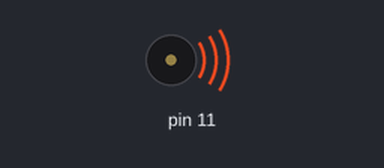
The sketch below on a simulated Arduino Uno, built with avr-gcc and run on an emulated ATmega328P. Shown: buzzer (waves = sounding).

Above: at 0.1 s.
At 29.9 s:
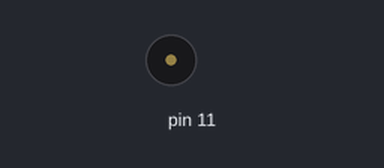
Timing chart, 0 to 31.4 s (numbered marks = the images above):
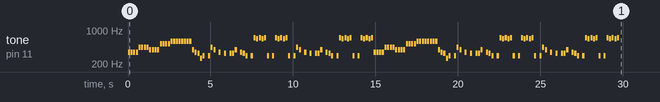

The sketch:

AudioPlayer.ino
```cpp
#include "pitches.h"

// 值定义在pitches中
int melody[] = {
NOTE_F4, NOTE_F4, NOTE_F4, NOTE_F4, NOTE_A4,NOTE_A4,NOTE_A4,NOTE_A4,
NOTE_G4,NOTE_G4,NOTE_G4,NOTE_G4, NOTE_C5,NOTE_C5,NOTE_C5,NOTE_C5,
NOTE_D5,NOTE_D5,NOTE_D5,NOTE_D5,NOTE_D5,NOTE_D5,NOTE_D5,NOTE_D5,
NOTE_G4,NOTE_F4,NOTE_E4,NOTE_C4,NOTE_D4,0,NOTE_D4,NOTE_A4,
NOTE_G4,0,NOTE_F4,0,NOTE_E4,0,NOTE_E4,NOTE_E4,
NOTE_G4,0,NOTE_F4,NOTE_E4,NOTE_D4,0,NOTE_D4,NOTE_F5,
NOTE_E5,NOTE_F5,NOTE_E5,NOTE_F5,NOTE_D4,0,NOTE_D4,NOTE_F5,
NOTE_E5,NOTE_F5,NOTE_E5,NOTE_F5,NOTE_D4,0,NOTE_D4,NOTE_A4,
NOTE_G4,0,NOTE_F4,0,NOTE_E4,0,NOTE_E4,NOTE_E4,
NOTE_G4,0,NOTE_F4,NOTE_E4,NOTE_D4,0,NOTE_D4,NOTE_F5,
NOTE_E5,NOTE_F5,NOTE_E5,NOTE_F5,NOTE_D4,0,NOTE_D4,NOTE_F5,
NOTE_E5,NOTE_F5,NOTE_E5,NOTE_F5,
NOTE_F4, NOTE_F4, NOTE_F4, NOTE_F4, NOTE_A4,NOTE_A4,NOTE_A4,NOTE_A4,
NOTE_G4,NOTE_G4,NOTE_G4,NOTE_G4, NOTE_C5,NOTE_C5,NOTE_C5,NOTE_C5,
NOTE_D5,NOTE_D5,NOTE_D5,NOTE_D5,NOTE_D5,NOTE_D5,NOTE_D5,NOTE_D5,
NOTE_G4,NOTE_F4,NOTE_E4,NOTE_C4,NOTE_D4,0,NOTE_D4,NOTE_A4,
NOTE_G4,0,NOTE_F4,0,NOTE_E4,0,NOTE_E4,NOTE_E4,
NOTE_G4,0,NOTE_F4,NOTE_E4,NOTE_D4,0,NOTE_D4,NOTE_F5,
NOTE_E5,NOTE_F5,NOTE_E5,NOTE_F5,NOTE_D4,0,NOTE_D4,NOTE_F5,
NOTE_E5,NOTE_F5,NOTE_E5,NOTE_F5,NOTE_D4,0,NOTE_D4,NOTE_A4,
NOTE_G4,0,NOTE_F4,0,NOTE_E4,0,NOTE_E4,NOTE_E4,
NOTE_G4,0,NOTE_F4,NOTE_E4,NOTE_D4,0,NOTE_D4,NOTE_F5,
NOTE_E5,NOTE_F5,NOTE_E5,NOTE_F5,NOTE_D4,0,NOTE_D4,NOTE_F5,
NOTE_E5,NOTE_F5,NOTE_E5,NOTE_F5,
};

// 音符时长，8表示八分音符
int noteDurations[] = {
8,8, 8,8, 8,8, 8,8,
8,8, 8,8, 8,8, 8,8,
8,8, 8,8, 8,8, 8,8,
8,8, 8,8, 8,8, 8,8,
8,8, 8,8, 8,8, 8,8,
8,8, 8,8, 8,8, 8,8,
8,8, 8,8, 8,8, 8,8,
8,8, 8,8, 8,8, 8,8,
8,8, 8,8, 8,8, 8,8,
8,8, 8,8, 8,8, 8,8,
8,8, 8,8, 8,8, 8,8,
8,8, 8,8,
8,8, 8,8, 8,8, 8,8,
8,8, 8,8, 8,8, 8,8,
8,8, 8,8, 8,8, 8,8,
8,8, 8,8, 8,8, 8,8,
8,8, 8,8, 8,8, 8,8,
8,8, 8,8, 8,8, 8,8,
8,8, 8,8, 8,8, 8,8,
8,8, 8,8, 8,8, 8,8,
8,8, 8,8, 8,8, 8,8,
8,8, 8,8, 8,8, 8,8,
8,8, 8,8, 8,8, 8,8,
8,8, 8,8,
};

void setup() {
  // 如果想重复一直播放，将此for循环放在loop()中
  for (int note = 0; note < sizeof(melody)/sizeof(melody[0]); note++) {
    // 计算音符时长，
    int noteDuration = 1000 / noteDurations[note];
    // 引脚、音律、音符时长
    tone(11, melody[note], noteDuration);
    // 为了区分开每个音符，在其中插入一个小的时间间隔，下面的1.3倍是官网中提供的值，应该是测试后比较理想的取值
    int pauseBetweenNotes = noteDuration * 1.30;
    delay(pauseBetweenNotes);
    // 停止
    noTone(11);
  }
}

void loop() {
}
```

pitches.h
```cpp
#define NOTE_B0  31
#define NOTE_C1  33
#define NOTE_CS1 35
#define NOTE_D1  37
#define NOTE_DS1 39
#define NOTE_E1  41
#define NOTE_F1  44
#define NOTE_FS1 46
#define NOTE_G1  49
#define NOTE_GS1 52
#define NOTE_A1  55
#define NOTE_AS1 58
#define NOTE_B1  62
#define NOTE_C2  65
#define NOTE_CS2 69
#define NOTE_D2  73
#define NOTE_DS2 78
#define NOTE_E2  82
#define NOTE_F2  87
#define NOTE_FS2 93
#define NOTE_G2  98
#define NOTE_GS2 104
#define NOTE_A2  110
#define NOTE_AS2 117
#define NOTE_B2  123
#define NOTE_C3  131
#define NOTE_CS3 139
#define NOTE_D3  147
#define NOTE_DS3 156
#define NOTE_E3  165
#define NOTE_F3  175
#define NOTE_FS3 185
#define NOTE_G3  196
#define NOTE_GS3 208
#define NOTE_A3  220
#define NOTE_AS3 233
#define NOTE_B3  247
#define NOTE_C4  262
#define NOTE_CS4 277
#define NOTE_D4  294
#define NOTE_DS4 311
#define NOTE_E4  330
#define NOTE_F4  349
#define NOTE_FS4 370
#define NOTE_G4  392
#define NOTE_GS4 415
#define NOTE_A4  440
#define NOTE_AS4 466
#define NOTE_B4  494
#define NOTE_C5  523
#define NOTE_CS5 554
#define NOTE_D5  587
#define NOTE_DS5 622
#define NOTE_E5  659
#define NOTE_F5  698
#define NOTE_FS5 740
#define NOTE_G5  784
#define NOTE_GS5 831
#define NOTE_A5  880
#define NOTE_AS5 932
#define NOTE_B5  988
#define NOTE_C6  1047
#define NOTE_CS6 1109
#define NOTE_D6  1175
#define NOTE_DS6 1245
#define NOTE_E6  1319
#define NOTE_F6  1397
#define NOTE_FS6 1480
#define NOTE_G6  1568
#define NOTE_GS6 1661
#define NOTE_A6  1760
#define NOTE_AS6 1865
#define NOTE_B6  1976
#define NOTE_C7  2093
#define NOTE_CS7 2217
#define NOTE_D7  2349
#define NOTE_DS7 2489
#define NOTE_E7  2637
#define NOTE_F7  2794
#define NOTE_FS7 2960
#define NOTE_G7  3136
#define NOTE_GS7 3322
#define NOTE_A7  3520
#define NOTE_AS7 3729
#define NOTE_B7  3951
#define NOTE_C8  4186
#define NOTE_CS8 4435
#define NOTE_D8  4699
#define NOTE_DS8 4978
```
